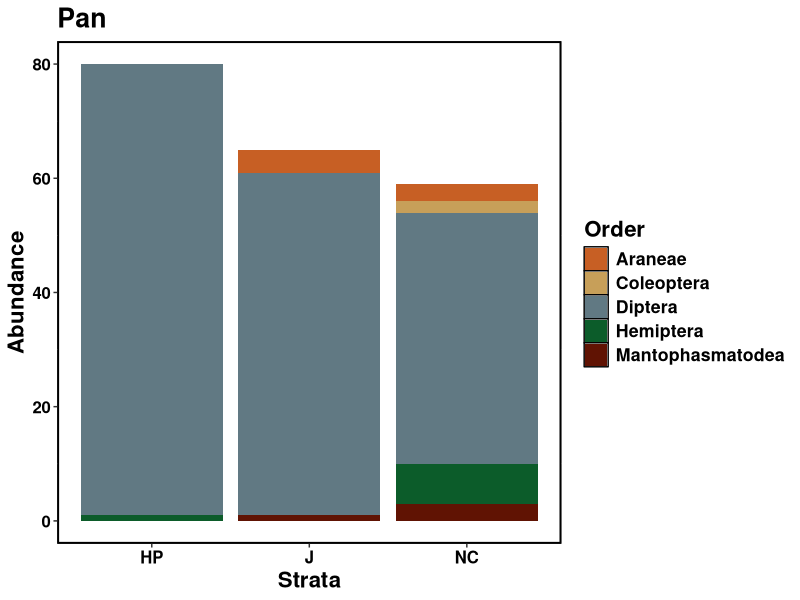
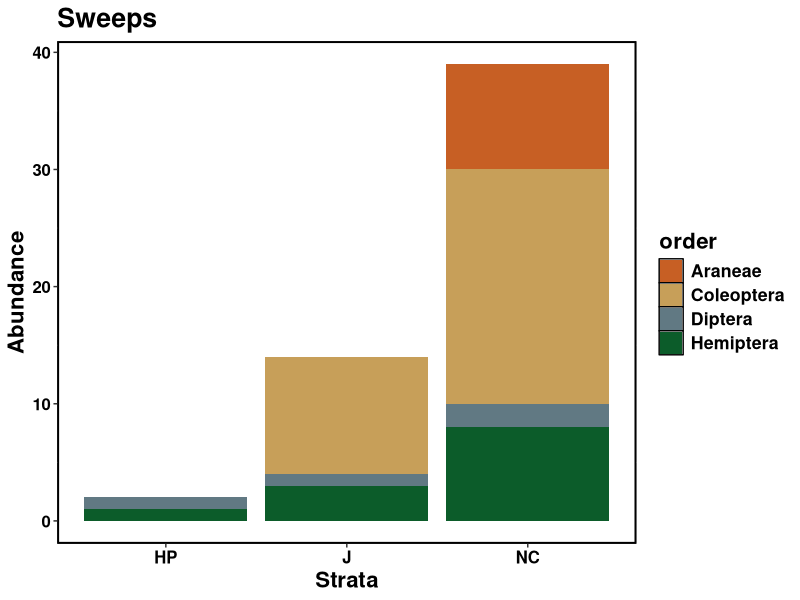
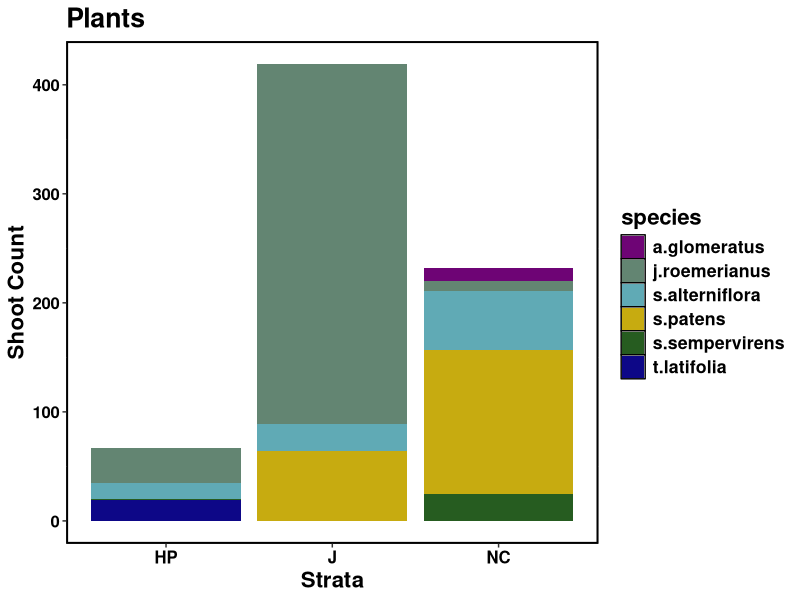

These figures' R source, in order:
## ---- chunk 1
knitr::opts_chunk$set(echo = TRUE)
## ---- chunk 2
knitr::opts_chunk$set(echo = TRUE)
library(dplyr)
library(ggplot2)
## ---- chunk 3
jeffpans <- read.csv("top10pan.csv")
jeffsweeps <- read.csv("top10sweep.csv")
jeffplants <- read.csv("top10plant.csv") 
ellieplants <- read.csv("top6plant_EK.csv")

## ---- chunk 4
top5 = c("Diptera", "Hemiptera", "Mantophasmatodea", "Araneae", "Coleoptera")

jeffpans.strat <- jeffpans %>% filter(jeffpans$species %in% top5) %>% group_by(Strata, species) %>% summarise(sum(cpue))
## ---- chunk 5
jeffpans.strat$abundance<-jeffpans.strat$`sum(cpue)`
jeffpans.strat$Order <- jeffpans.strat$species
jeffpans.strat$Strata<-as.factor(jeffpans.strat$Strata)
## ---- chunk 6
ggplot(jeffpans.strat, aes(fill=Order, y=abundance, x=Strata)) + 
    geom_bar(position="stack", stat="identity") +
    ggtitle("Pans") +
    xlab("Strata")+
    ylab("Abundance")+
    labs(title = "Pan")+
    scale_fill_manual(values=c("#C75F24", "#C79F59", "#617983", "#0c5c2a", "#601303")) +
    theme(panel.grid.major = element_blank(), panel.grid.major.x = element_blank(), axis.text.x = element_text(face="bold", size=12, family= "sans", colour = "black"), axis.text.y = element_text(face="bold", size=12, family= "sans", colour = "black"), text = element_text(face = "bold", size=16, family= "sans", colour = "black"), panel.grid.minor.x = element_blank(), panel.border = element_rect(fill=NA, colour = "black", size=1.25), panel.background = element_rect(fill='white', colour='black'))
## ---- chunk 7
jeffsweeps.strat <- jeffsweeps %>% filter(jeffsweeps$species %in% top5) %>% group_by(Strata, species) %>% summarise(sum(cpue))
## ---- chunk 8
jeffsweeps.strat$abundance<-jeffsweeps.strat$`sum(cpue)`
jeffsweeps.strat$order <- jeffsweeps.strat$species
jeffsweeps.strat$Strata<-as.factor(jeffsweeps.strat$Strata)
## ---- chunk 9
ggplot(jeffsweeps.strat, aes(fill=order, y=abundance, x=Strata)) + 
    geom_bar(position="stack", stat="identity") +
    ggtitle("Sweeps") +
    xlab("Strata")+
    ylab("Abundance")+
    scale_fill_manual(values=c("#C75F24", "#C79F59", "#617983", "#0c5c2a", "#601303")) +
    theme(panel.grid.major = element_blank(), panel.grid.major.x = element_blank(), axis.text.x = element_text(face="bold", size=12, family= "sans", colour = "black"), axis.text.y = element_text(face="bold", size=12, family= "sans", colour = "black"), text = element_text(face = "bold", size=16, family= "sans", colour = "black"), panel.grid.minor.x = element_blank(), panel.border = element_rect(fill=NA, colour = "black", size=1.25), panel.background = element_rect(fill='white', colour='black'))
## ---- chunk 10
ellieplants.strat <- ellieplants %>% group_by(Strata, species, cpue) %>% summarise()

ellieplants.strat$abundance<-ellieplants.strat$cpue

ellieplants.strat$Strata<-as.factor(ellieplants.strat$Strata)


## ---- chunk 11
ggplot(ellieplants.strat, aes(fill=species, y=abundance, x=Strata)) + 
    geom_bar(position="stack", stat="identity") +
    ggtitle("Plants") +
    xlab("Strata")+
    ylab("Shoot Count")+
    #scale_fill_manual(values=wes_palette(n=5, name="Darjeeling2")) +
    scale_fill_manual(values=c("#6e0475", "#638572", "#60aab5", "#c7ab10", "#265c20", "#0d0787")) +
    theme(panel.grid.major = element_blank(), panel.grid.major.x = element_blank(), axis.text.x = element_text(face="bold", size=12, family= "sans", colour = "black"), axis.text.y = element_text(face="bold", size=12, family= "sans", colour = "black"), text = element_text(face = "bold", size=16, family= "sans", colour = "black"), panel.grid.minor.x = element_blank(), panel.border = element_rect(fill=NA, colour = "black", size=1.25), panel.background = element_rect(fill='white', colour='black'))
